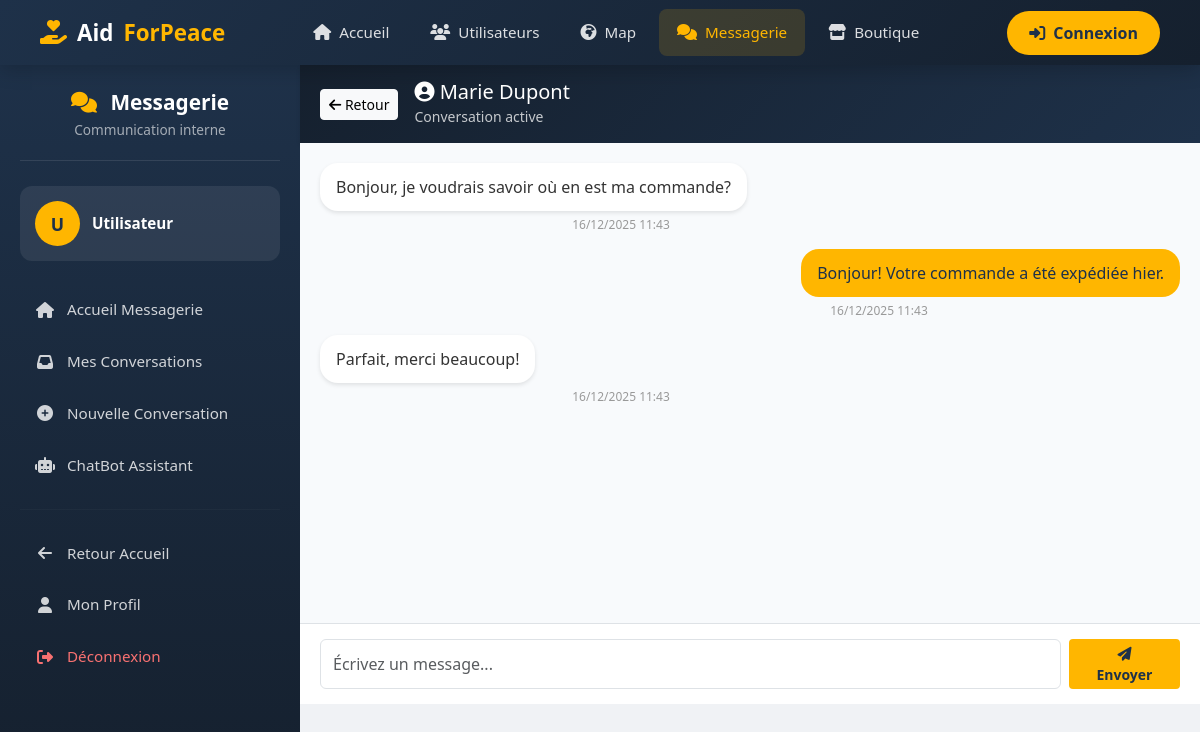
The page /index.php?controller=messagerie&action=chat&conv=1&user=1 on the database its author committed.
### tables this page shows
CREATE TABLE `utilisateurs` (
    `id` INT AUTO_INCREMENT PRIMARY KEY,
    `nom` VARCHAR(255) NOT NULL,
    `email` VARCHAR(255) UNIQUE NOT NULL,
    `password` VARCHAR(255) NOT NULL,
    `role` ENUM('admin', 'user', 'ngo_partner') DEFAULT 'user',
    `phone` VARCHAR(20),
    `avatar_url` VARCHAR(255),
    `bio` LONGTEXT,
    `created_at` TIMESTAMP DEFAULT CURRENT_TIMESTAMP,
    `updated_at` TIMESTAMP DEFAULT CURRENT_TIMESTAMP ON UPDATE CURRENT_TIMESTAMP,
    `is_active` INT DEFAULT 1,
    `last_login` TIMESTAMP NULL,
    INDEX `idx_email` (`email`),
    INDEX `idx_role` (`role`)
);

CREATE TABLE `messages` (
    `id` INT AUTO_INCREMENT PRIMARY KEY,
    `conversation_id` INT NOT NULL,
    `sender_id` INT NOT NULL,
    `receiver_id` INT NOT NULL,
    `content` LONGTEXT NOT NULL,
    `sujet` VARCHAR(255) DEFAULT NULL,
    `message_type` ENUM('text', 'image', 'file', 'audio', 'video') DEFAULT 'text',
    `file_url` VARCHAR(500) NULL,
    `file_name` VARCHAR(255) NULL,
    `is_read` TINYINT(1) DEFAULT 0,
    `read_at` TIMESTAMP NULL,
    `is_deleted` TINYINT(1) DEFAULT 0,
    `is_deleted_sender` TINYINT(1) DEFAULT 0,
    `is_deleted_receiver` TINYINT(1) DEFAULT 0,
    `created_at` TIMESTAMP DEFAULT CURRENT_TIMESTAMP,
    INDEX `idx_conversation` (`conversation_id`),
    INDEX `idx_sender` (`sender_id`),
    INDEX `idx_receiver` (`receiver_id`),
    INDEX `idx_is_read` (`is_read`),
    INDEX `idx_is_deleted` (`is_deleted`)
);

### controllers/MessagerieController.php (called while the page is built, shortened)
<?php
require_once __DIR__ . '/../config/DATABASE.PHP';
class MessagerieController {
    private $pdo;
    public function __construct() {
        $this->pdo = Database::getConnexion();
    }
    public function getConversationById($conversation_id, $user_id) {
        $sql = "SELECT c.* FROM conversations c
                WHERE c.id = ? AND (c.participant1_id = ? OR c.participant2_id = ?) AND c.is_active = 1";
        $stmt = $this->pdo->prepare($sql);
        $stmt->execute([$conversation_id, $user_id, $user_id]);
        return $stmt->fetch(PDO::FETCH_ASSOC);
    }
    public function getConversationMessages($conversation_id, $user_id) {
        $sql = "SELECT m.* FROM messages m
                WHERE m.conversation_id = ? AND m.is_deleted = 0
                ORDER BY m.created_at ASC";
        $stmt = $this->pdo->prepare($sql);
        $stmt->execute([$conversation_id]);
        $this->markConversationAsRead($conversation_id, $user_id);
        return $stmt->fetchAll(PDO::FETCH_ASSOC);
    }
    public function markConversationAsRead($conversation_id, $user_id) {
        $sql = "UPDATE messages SET is_read = 1 WHERE conversation_id = ? AND receiver_id = ? AND is_read = 0";
        $stmt = $this->pdo->prepare($sql);
        return $stmt->execute([$conversation_id, $user_id]);
    }
    public function getUserById($user_id) {
        $sql = "SELECT * FROM utilisateurs WHERE id = ?";
        $stmt = $this->pdo->prepare($sql);
        $stmt->execute([$user_id]);
        return $stmt->fetch(PDO::FETCH_ASSOC);
    }
}
?>

### config/DATABASE.PHP (called while the page is built, shortened)
<?php
if (!class_exists('Database')) {
class Database {
    private static $connexion = null;
    private static $host = 'localhost';
    private static $port = '3306';
    private static $dbname = 'aidforpeace_db';
    private static $username = 'root';
    private static $password = '';
    public static function getConnexion() {
        if (self::$connexion === null) {
            try {
                $dsn = "mysql:host=" . self::$host . ";port=" .  self::$port .  ";dbname=" .  self::$dbname . ";charset=utf8mb4";
                self::$connexion = new PDO($dsn, self::$username, self::$password);
                self::$connexion->setAttribute(PDO::ATTR_ERRMODE, PDO::ERRMODE_EXCEPTION);
                self::$connexion->setAttribute(PDO::ATTR_DEFAULT_FETCH_MODE, PDO::FETCH_ASSOC);
            } catch (PDOException $e) {
                die("Erreur de connexion: " . $e->getMessage());
            }
        }
        return self::$connexion;
    }
}
}
?>

### views/messagerie/chat.php (the view, shortened to what this page needs)
<?php
require_once __DIR__ . '/../../controllers/MessagerieController.php';
$ctrl = new MessagerieController();
$user_id = isset($_SESSION['user_id']) ? (int)$_SESSION['user_id'] : (isset($_GET['user']) ? (int)$_GET['user'] : 1);
$conversation_id = isset($_GET['conv']) ? (int)$_GET['conv'] : null;
$conversation = $ctrl->getConversationById($conversation_id, $user_id);
$messages = $ctrl->getConversationMessages($conversation_id, $user_id);
$other_user_id = $conversation['participant1_id'] == $user_id ? $conversation['participant2_id'] : $conversation['participant1_id'];
$other_user = $ctrl->getUserById($other_user_id);
?>
<!DOCTYPE html>
<html lang="fr">
<head>
    <link href="https://cdn.jsdelivr.net/npm/bootstrap@5.3.2/dist/css/bootstrap.min.css" rel="stylesheet">
    <link rel="stylesheet" href="https://cdnjs.cloudflare.com/ajax/libs/font-awesome/6.4.0/css/all.min.css">
</head>
<body>
<?php include __DIR__ . '/includes/header.php'; ?>
<div class="container-fluid">
    <div class="row">
        <?php $action = 'inbox'; include __DIR__ . '/includes/sidebar.php'; ?>
        <div class="col-md-9 d-flex flex-column p-0">
            <div class="chat-header d-flex align-items-center justify-content-between">
                <div class="d-flex align-items-center gap-3">
                    <a href="index.php?controller=messagerie&action=inbox&user=<?= $user_id ?>" class="btn btn-light btn-sm">
                        <i class="fas fa-arrow-left"></i> Retour
                    </a>
                    <div>
                        <h5 class="mb-0">
                            <i class="fas fa-user-circle"></i>
                            <?= htmlspecialchars($other_user['nom'] ?? 'Utilisateur') ?>
                        </h5>
                        <small class="opacity-75">Conversation active</small>
                    </div>
                </div>
            </div>
            <div class="chat-messages" id="messagesContainer">
                <?php if (empty($messages)): ?>
                    <div class="text-center mt-5 text-muted">
                        <i class="fas fa-comments fa-4x mb-3 opacity-50"></i>
                        <p class="fs-5">Aucun message pour le moment</p>
                        <small>Commencez la conversation !</small>
                    </div>
                <?php else: ?>
                    <?php foreach($messages as $msg): ?>
                        <div class="message-bubble <?= $msg['sender_id'] == $user_id ? 'sent' : 'received' ?> d-flex flex-column">
                            <div class="d-flex align-items-end gap-2 <?= $msg['sender_id'] == $user_id ? 'flex-row-reverse' : '' ?>">
                                <div class="message-content">
                                    <?= htmlspecialchars($msg['content']) ?>
                                </div>
                            </div>
                            <div class="message-time">
                                <?= date('d/m/Y H:i', strtotime($msg['created_at'])) ?>
                            </div>
                        </div>
                    <?php endforeach; ?>
                <?php endif; ?>
            </div>
            <div class="chat-input">
                <form method="post" class="d-flex gap-2">
                    <input type="text" name="message" placeholder="Écrivez un message..."
                           class="form-control" autocomplete="off" required>
                    <button type="submit" class="btn btn-custom btn-sm px-4">
                        <i class="fas fa-paper-plane"></i> Envoyer
                    </button>
                </form>
            </div>
        </div>
    </div>
</div>
</body>
</html>

### views/messagerie/chat.php (style rules this page uses)
:root { --primary: #1e3149; --primary-dark: #15202e; --accent: #ffb600; }
body { background: #f0f2f5; font-family: 'Segoe UI', sans-serif; }
.chat-header { background: linear-gradient(135deg, var(--primary-dark), var(--primary)); color: white; padding: 15px 20px; box-shadow: 0 2px 4px rgba(0,0,0,0.1); }
.chat-messages { height: 60vh; overflow-y: auto; padding: 20px; background-color: #f8fafc; }
.message-bubble { max-width: 70%; margin-bottom: 15px; animation: slideIn 0.3s ease; }
.message-bubble.sent { margin-left: auto; }
.message-bubble.received { margin-right: auto; }
.message-content { padding: 12px 16px; border-radius: 18px; word-wrap: break-word; }
.message-bubble.sent .message-content { background: var(--accent); color: #1e3149; }
.message-bubble.received .message-content { background: white; color: #333; box-shadow: 0 2px 4px rgba(0,0,0,0.1); }
.message-time { font-size: 0.75rem; color: #999; margin-top: 5px; text-align: center; }
.chat-input { background-color: white; border-top: 1px solid #dee2e6; padding: 15px 20px; }
.btn-custom { background: var(--accent); color: var(--primary); font-weight: bold; border: none; }

### rows shown on the page
utilisateurs: nom "Marie Dupont"
messages: content "Bonjour, je voudrais savoir où en est ma commande?", created_at "16/12/2025 11:43"
messages: content "Bonjour! Votre commande a été expédiée hier.", created_at "16/12/2025 11:43"
messages: content "Parfait, merci beaucoup!", created_at "16/12/2025 11:43"

### other values the page prints
substr($current_user_name, 0, 1) "U"
$current_user_name "Utilisateur"
